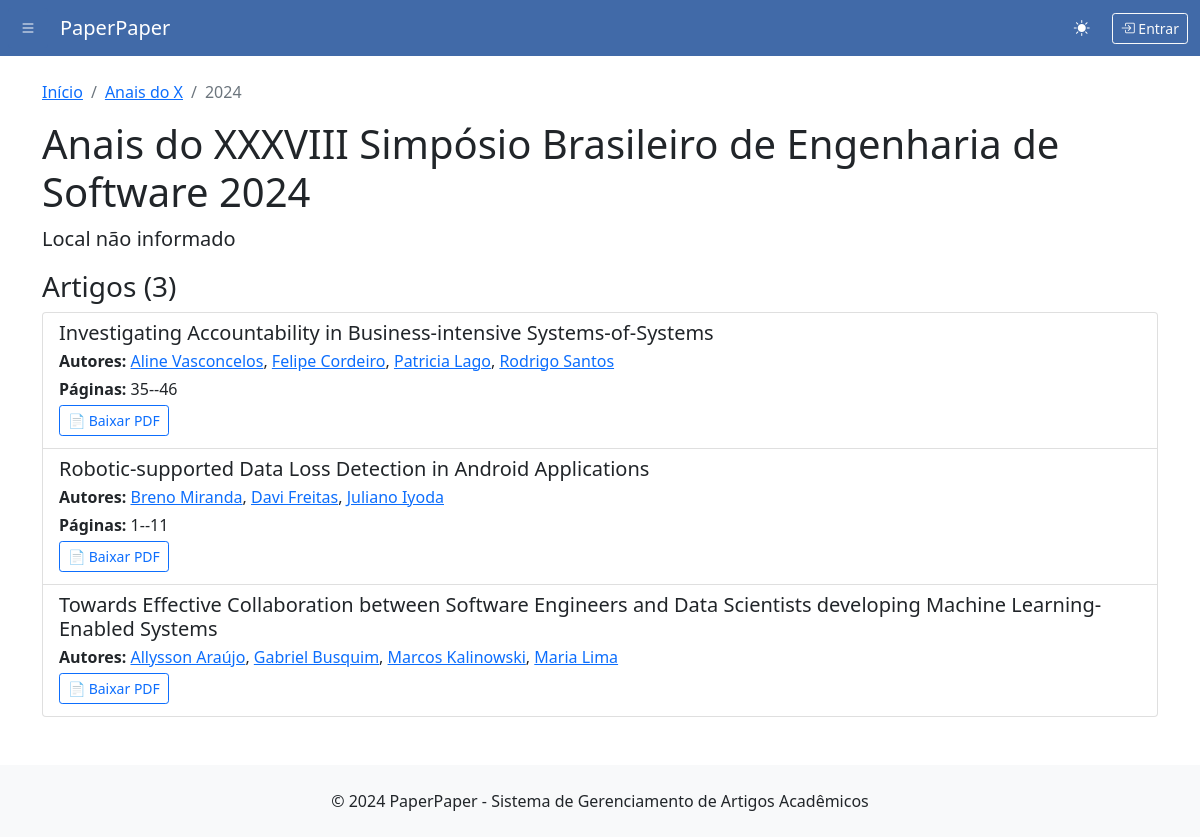
Screenshot of /anais-do-x/2024/ with the database file from the repository.
### paperpaper/models.py (models this page shows, shortened)
class Event(models.Model):
    name = models.CharField(max_length=200, verbose_name="Nome do Evento")
    acronym = models.CharField(max_length=20, unique=True, verbose_name="Sigla")
    promoting_entity = models.CharField(max_length=200, verbose_name="Entidade Promotora")
    slug = models.SlugField(unique=True, blank=True)
    created_at = models.DateTimeField(auto_now_add=True, verbose_name="Criado em")
    updated_at = models.DateTimeField(auto_now=True, verbose_name="Atualizado em")
    class Meta:
        verbose_name = "Evento"
        verbose_name_plural = "Eventos"
        ordering = ['name']

class Edition(models.Model):
    event = models.ForeignKey(Event, on_delete=models.CASCADE, related_name='editions')
    year = models.PositiveIntegerField(verbose_name="Ano")
    location = models.CharField(max_length=200, verbose_name="Local")
    created_at = models.DateTimeField(auto_now_add=True, verbose_name="Criado em")
    updated_at = models.DateTimeField(auto_now=True, verbose_name="Atualizado em")
    class Meta:
        verbose_name = "Edição"
        verbose_name_plural = "Edições"
        unique_together = ['event', 'year']
        ordering = ['-year']

class Article(models.Model):
    title = models.CharField(max_length=500, verbose_name="Título")
    authors = models.ManyToManyField(Author, related_name='articles', verbose_name="Autores")
    edition = models.ForeignKey(Edition, on_delete=models.CASCADE, related_name='articles')
    start_page = models.PositiveIntegerField(verbose_name="Página Inicial", null=True, blank=True)
    end_page = models.PositiveIntegerField(verbose_name="Página Final", null=True, blank=True)
    pdf_file = models.FileField(upload_to=article_pdf_upload_path, verbose_name="Arquivo PDF", null=True, blank=True)
    bibtex_key = models.CharField(max_length=100, verbose_name="Chave BibTeX", blank=True)
    slug = models.SlugField(max_length=600, blank=True)
    created_at = models.DateTimeField(auto_now_add=True, verbose_name="Criado em")
    updated_at = models.DateTimeField(auto_now=True, verbose_name="Atualizado em")
    class Meta:
        verbose_name = "Artigo"
        verbose_name_plural = "Artigos"
        ordering = ['-edition__year', 'title']
    @property
    def pages_range(self):
        if self.start_page and self.end_page:
            return f"{self.start_page}--{self.end_page}"
        return ""

class Author(models.Model):
    full_name = models.CharField(max_length=200, verbose_name="Nome Completo")
    slug = models.SlugField(unique=True, blank=True)
    created_at = models.DateTimeField(auto_now_add=True, verbose_name="Criado em")
    class Meta:
        verbose_name = "Autor"
        verbose_name_plural = "Autores"
        ordering = ['full_name']

### paperpaper/views.py (the view)
# urls.py: path('<slug:slug>/<int:year>/', views.edition_detail, name='edition_detail'),
def edition_detail(request, slug, year):
    event = get_object_or_404(Event, slug=slug)
    edition = get_object_or_404(Edition, event=event, year=year)
    articles = edition.articles.all().prefetch_related('authors').order_by('title')
    context = {
        'event': event,
        'edition': edition,
        'articles': articles
    }
    return render(request, 'paperpaper/edition_detail.html', context)

### paperpaper/templates/paperpaper/edition_detail.html (shortened to what this page needs)
{% extends 'paperpaper/base.html' %}
{% block content %}
<div class="row">
    <div class="col-12">
        <nav aria-label="breadcrumb">
            <ol class="breadcrumb">
                <li class="breadcrumb-item"><a href="{% url 'home' %}">Início</a></li>
                <li class="breadcrumb-item"><a href="{% url 'event_detail' event.slug %}">{{ event.acronym }}</a></li>
                <li class="breadcrumb-item active">{{ edition.year }}</li>
            </ol>
        </nav>
        <h1>{{ event.name }} {{ edition.year }}</h1>
        <p class="lead">{{ edition.location }}</p>
        {% if articles %}
            <h3>Artigos ({{ articles.count }})</h3>
            <div class="list-group">
                {% for article in articles %}
                <div class="list-group-item">
                    <h5 class="mb-1">{{ article.title }}</h5>
                    <p class="mb-1">
                        <strong>Autores:</strong>
                        {% for author in article.authors.all %}
                            <a href="{% url 'author_detail' author.slug %}">{{ author.full_name }}</a>{% if not forloop.last %}, {% endif %}
                        {% endfor %}
                    </p>
                    {% if article.pages_range %}
                    <p class="mb-1"><strong>Páginas:</strong> {{ article.pages_range }}</p>
                    {% endif %}
                    {% if article.pdf_file %}
                    <p class="mb-1">
                        <a href="{{ article.pdf_file.url }}" target="_blank" class="btn btn-sm btn-outline-primary">
                            📄 Baixar PDF
                        </a>
                    </p>
                    {% endif %}
                </div>
                {% endfor %}
            </div>
        {% else %}
            <div class="alert alert-info">
                Nenhum artigo cadastrado para esta edição ainda.
            </div>
        {% endif %}
    </div>
</div>
{% endblock %}

### paperpaper/templates/paperpaper/base.html (style rules this page uses)
:root { --bs-primary: rgb(65, 106, 168); --bs-primary-rgb: 65, 106, 168; }

### rows the page displays
Event: acronym "Anais do X", name "Anais do XXXVIII Simpósio Brasileiro de Engenharia de Software"
Edition: year "2024", location "Local não informado"
Article: title "Investigating Accountability in Business-intensive Systems-of-Systems", pages_range "35--46"
Author: full_name "Aline Vasconcelos"
Author: full_name "Felipe Cordeiro"
Author: full_name "Patricia Lago"
Author: full_name "Rodrigo Santos"
Article: title "Robotic-supported Data Loss Detection in Android Applications", pages_range "1--11"
Author: full_name "Breno Miranda"
Author: full_name "Davi Freitas"
Author: full_name "Juliano Iyoda"
Article: title "Towards Effective Collaboration between Software Engineers and Data Scientists developing Machine Learning-Enabled Systems"
Author: full_name "Allysson Araújo"
Author: full_name "Gabriel Busquim"
Author: full_name "Marcos Kalinowski"
Author: full_name "Maria Lima"

### other values shown
{{ articles.count }} "3"
